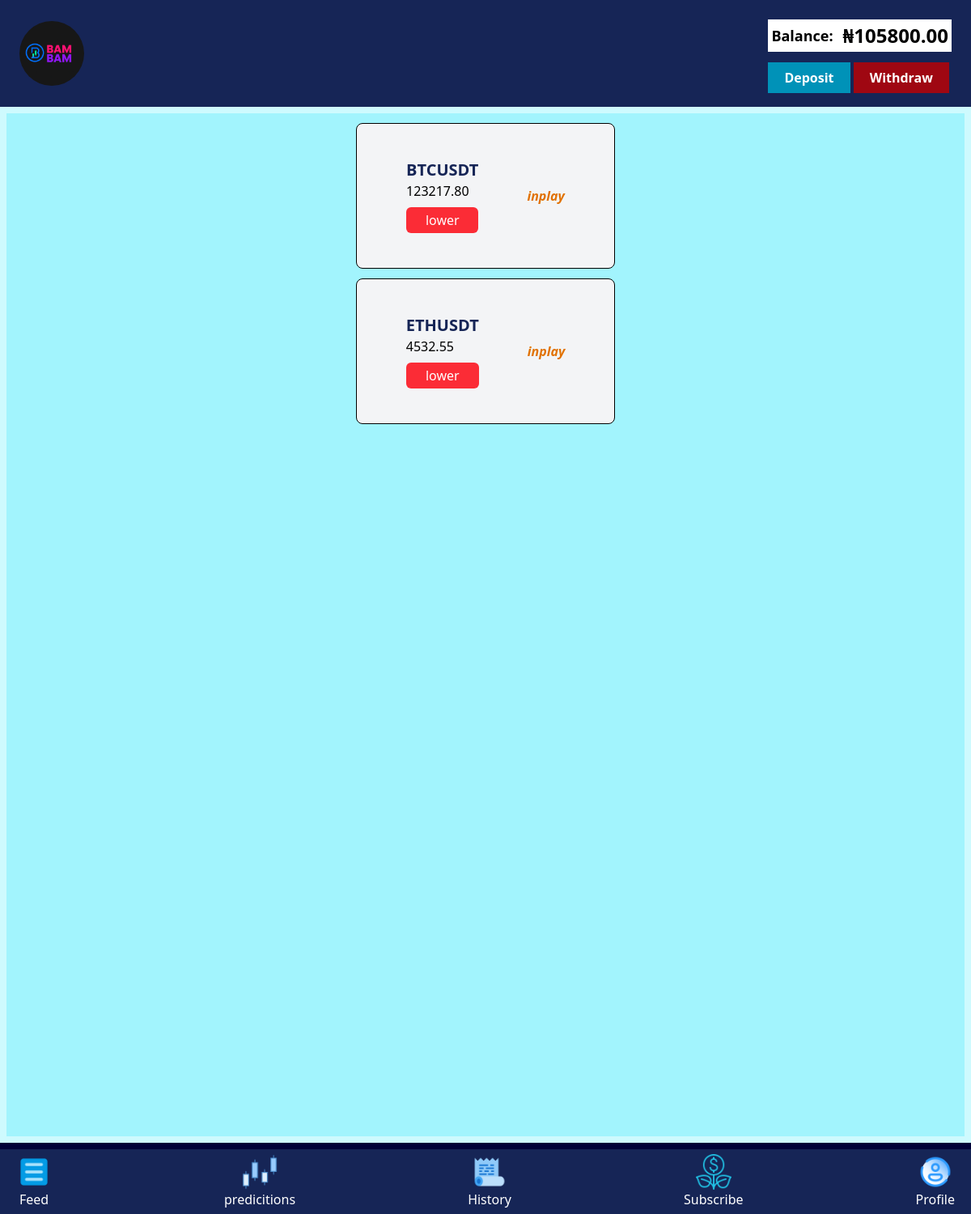
The page /predictions/ (signed in) on the database as committed earlier.
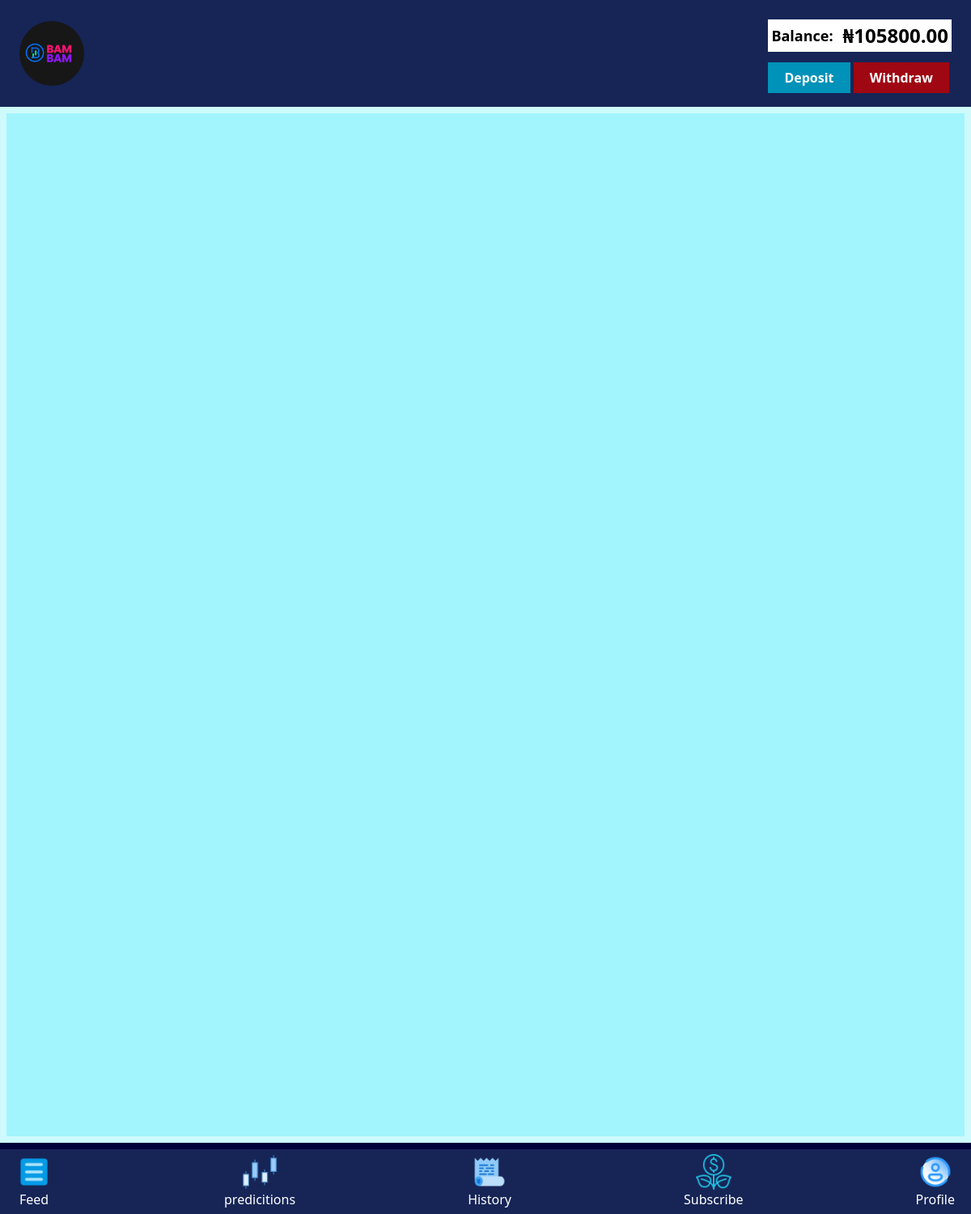
The same page on the database as committed later.
### base/models.py (models this page shows, shortened)
class Prediction(models.Model):
    user = models.ForeignKey(User, on_delete=models.CASCADE)
    symbol = models.CharField(max_length=20)
    close = models.DecimalField(max_digits=10, decimal_places=2)
    prediction = models.CharField(max_length=10, choices=[("higher", "higher"), ("lower", "lower")])
    result = models.CharField(max_length=10, choices=[("win", "win"), ("lose", "lose")])
    status = models.CharField(max_length=10, choices=[("settled", "settled"), ("inplay", "inplay")], default="inplay")

### base/views.py (the view)
# urls.py: path("predictions/", prediction, name="predictions"),
@login_required(login_url="base:login")
def prediction(request):
    predictions = Prediction.objects.filter(user=request.user, status="inplay")
    context = {
        "predictions" : predictions
    }
    return render(request, "base/prediction.html", context)

### base/templatetags/math_filters.py (called while the page is built)
@register.filter
def multiply(value, arg):
    return value * arg

@register.filter
def add(value, arg):
    return value + arg

### base/templates/base/prediction.html
{% extends "base/main.html" %} {% load math_filters %} {% block content %}
<main>
  <section>
    <div class="items-center justify-center p-2 bg-cyan-100 mt-33 h-320 mb-22">
      <div
        class="flex flex-col items-center h-full gap-3 p-3 m-auto overflow-y-scroll bg-cyan-200 mb-30"
      >
        {% for prediction in predictions %}
        <div
          class="flex items-center justify-center bg-gray-100 rounded-lg gap-15 border-1 w-80 h-45"
        >
          <div class="">
            <h1 class="text-xl font-bold text-blue-950">
              {{prediction.symbol}}
            </h1>
            <span>{{prediction.close}}</span>
            <br />
            {% if prediction.prediction == "higher" %}
            <p
              class="px-1 py-1 m-0 mt-2 text-center text-white bg-green-600 rounded-md"
            >
              {{prediction.prediction}}
            </p>
            {% else %}
            <p
              class="px-1 py-1 m-0 mt-2 text-center text-white bg-red-500 rounded-md"
            >
              {{prediction.prediction}}
            </p>
            {% endif %}
          </div>
          <div class="flex flex-col justify-center gap-1">
            <span class="italic font-bold text-amber-600 rounded-md"
              >{{prediction.status}}</span
            >
          </div>
        </div>
        {% endfor %}
      </div>
    </div>
  </section>
</main>
{% endblock content %}

Rows that differ between the two databases and show on the page:
no longer on this page (row edited): Prediction: symbol "BTCUSDT", close "123217.80", prediction "lower", status "inplay"
no longer on this page (row edited): Prediction: symbol "ETHUSDT", close "4532.55", prediction "lower", status "inplay"
